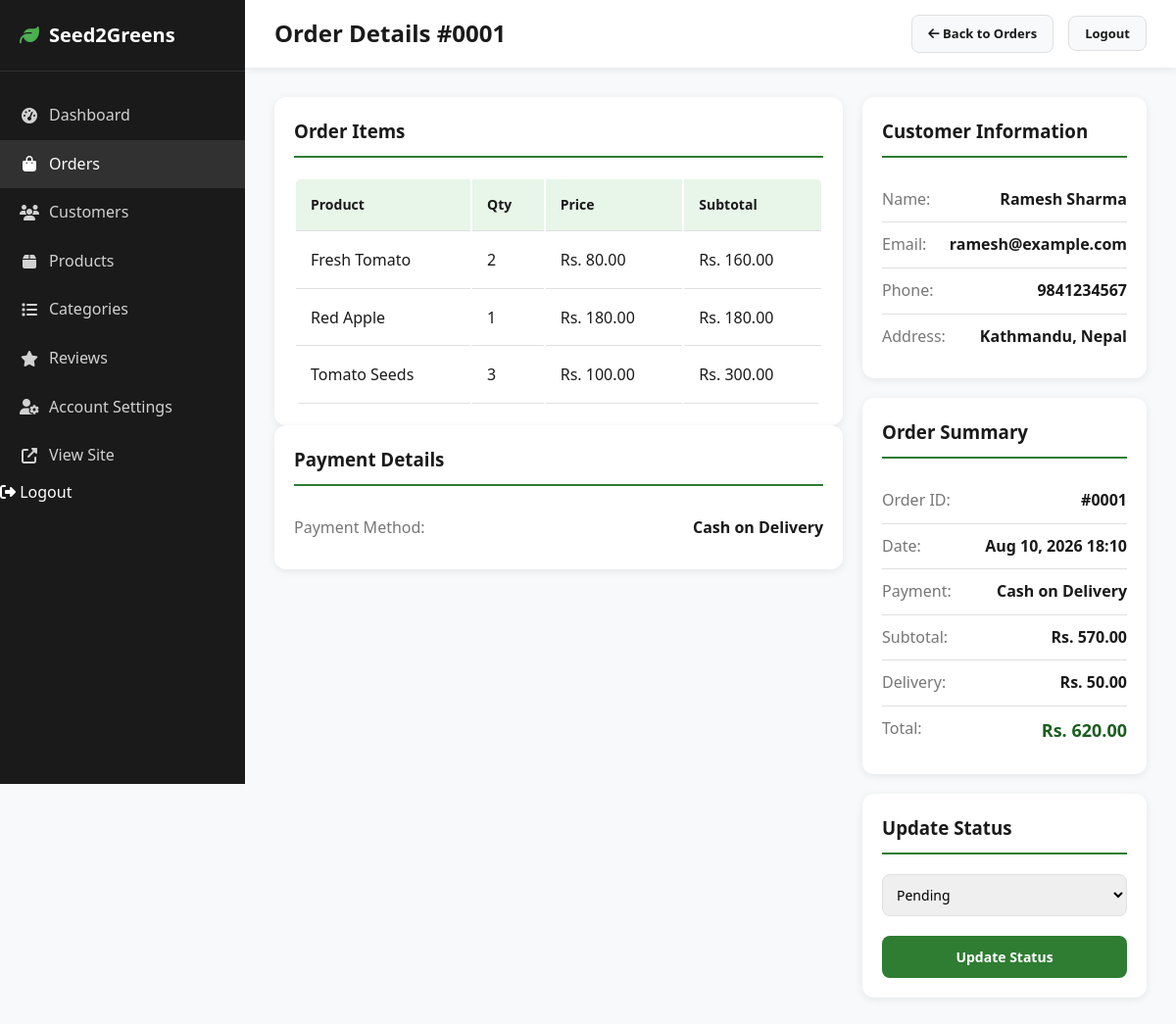
Page /admin/order-details.php?id=1 (signed in) on the committed database.
### tables this page shows
CREATE TABLE order_items (
    id INT PRIMARY KEY AUTO_INCREMENT,
    order_id INT NOT NULL,
    product_id INT NOT NULL,
    quantity INT NOT NULL,
    price DECIMAL(10,2) NOT NULL,
    created_at TIMESTAMP DEFAULT CURRENT_TIMESTAMP,
    FOREIGN KEY (order_id) REFERENCES orders(id) ON DELETE CASCADE ON UPDATE CASCADE,
    FOREIGN KEY (product_id) REFERENCES products(id) ON DELETE RESTRICT ON UPDATE CASCADE,
    INDEX idx_order (order_id),
    INDEX idx_product (product_id)
);

CREATE TABLE products (
    id INT PRIMARY KEY AUTO_INCREMENT,
    category_id INT NOT NULL,
    name VARCHAR(150) NOT NULL,
    description TEXT,
    price DECIMAL(10,2) NOT NULL,
    stock_quantity INT NOT NULL DEFAULT 0,
    unit VARCHAR(50) DEFAULT 'piece',
    image VARCHAR(255),
    status ENUM('active', 'inactive') DEFAULT 'active',
    created_at TIMESTAMP DEFAULT CURRENT_TIMESTAMP,
    updated_at TIMESTAMP DEFAULT CURRENT_TIMESTAMP ON UPDATE CURRENT_TIMESTAMP,
    FOREIGN KEY (category_id) REFERENCES categories(id) ON DELETE RESTRICT ON UPDATE CASCADE,
    INDEX idx_category (category_id),
    INDEX idx_status (status)
);

CREATE TABLE orders (
    id INT PRIMARY KEY AUTO_INCREMENT,
    user_id INT NOT NULL,
    order_date TIMESTAMP DEFAULT CURRENT_TIMESTAMP,
    total_amount DECIMAL(10,2) NOT NULL,
    delivery_fee DECIMAL(10,2) DEFAULT 0.00,
    status ENUM('Pending', 'Confirmed', 'Processing', 'Shipped', 'Delivered', 'Cancelled') DEFAULT 'Pending',
    payment_method VARCHAR(50) DEFAULT 'Cash on Delivery',
    customer_name VARCHAR(100) NOT NULL,
    customer_email VARCHAR(100) NOT NULL,
    customer_phone VARCHAR(20) NOT NULL,
    customer_address TEXT NOT NULL,
    receipt_data MEDIUMTEXT DEFAULT NULL,
    receipt_mime VARCHAR(100) DEFAULT NULL,
    receipt_type ENUM('image', 'pdf') DEFAULT NULL,
    created_at TIMESTAMP DEFAULT CURRENT_TIMESTAMP,
    updated_at TIMESTAMP DEFAULT CURRENT_TIMESTAMP ON UPDATE CURRENT_TIMESTAMP,
    FOREIGN KEY (user_id) REFERENCES users(id) ON DELETE RESTRICT ON UPDATE CASCADE,
    INDEX idx_user (user_id),
    INDEX idx_status (status),
    INDEX idx_date (order_date)
);

### includes/functions.php (called while the page is built, shortened)
<?php
$db = Database::getInstance()->getConnection();
function sanitize($data) {
    return htmlspecialchars(trim($data), ENT_QUOTES, 'UTF-8');
}
function getOrderById($id) {
    global $db;
    $stmt = $db->prepare("
        SELECT id, user_id, order_date, total_amount, delivery_fee, status,
               payment_method, customer_name, customer_email, customer_phone,
               customer_address, receipt_mime, receipt_type, created_at, updated_at
        FROM orders WHERE id = ?
    ");
    $stmt->execute([$id]);
    return $stmt->fetch();
}
function getOrderItems($order_id) {
    global $db;
    $stmt = $db->prepare("
        SELECT oi.*, p.name as product_name, p.image as product_image
        FROM order_items oi
        JOIN products p ON oi.product_id = p.id
        WHERE oi.order_id = ?
    ");
    $stmt->execute([$order_id]);
    return $stmt->fetchAll();
}
function getAllStatuses() {
    return ['Pending', 'Confirmed', 'Processing', 'Shipped', 'Delivered', 'Cancelled'];
}
function formatAdminCurrency($amount) {
    return 'Rs. ' . number_format($amount, 2);
}

### admin/order-details.php (the view, shortened to what this page needs)
<?php
require_once __DIR__ . '/../includes/functions.php';
$order_id = (int)$_GET['id'];
$order = getOrderById($order_id);
$order_items = getOrderItems($order_id);
$all_statuses = getAllStatuses();
?>
<!DOCTYPE html>
<html lang="en">
<head>
    <link rel="stylesheet" href="../assets/css/style.css">
    <link rel="stylesheet" href="https://cdnjs.cloudflare.com/ajax/libs/font-awesome/6.4.0/css/all.min.css">
</head>
<body>
    <div class="admin-layout">
        <aside class="admin-sidebar" id="adminSidebar">
            <div class="admin-sidebar-header">
                <h2><i class="fas fa-leaf"></i> Seed2Greens</h2>
            </div>
            <ul class="admin-nav">
                <li><a href="dashboard.php"><i class="fas fa-tachometer-alt"></i> Dashboard</a></li>
                <li><a href="orders.php" class="active"><i class="fas fa-shopping-bag"></i> Orders</a></li>
                <li><a href="customers.php"><i class="fas fa-users"></i> Customers</a></li>
                <li><a href="products.php"><i class="fas fa-box"></i> Products</a></li>
                <li><a href="categories.php"><i class="fas fa-list"></i> Categories</a></li>
                <li><a href="reviews.php"><i class="fas fa-star"></i> Reviews</a></li>
                <li><a href="settings.php"><i class="fas fa-user-cog"></i> Account Settings</a></li>
                <li><a href="../index.php" target="_blank"><i class="fas fa-external-link-alt"></i> View Site</a></li>
                <li><form method="POST" action="logout.php" style="display: inline;"><input type="hidden" name="csrf_token" value="<?php echo generateCsrfToken(); ?>"><button type="submit" name="logout" style="background: none; border: none; color: inherit; cursor: pointer; font-size: inherit; padding: 0; width: 100%; text-align: left;"><i class="fas fa-sign-out-alt"></i> Logout</button></form></li>
            </ul>
        </aside>
        <div class="admin-main">
            <header class="admin-header">
                <div style="display: flex; align-items: center; gap: 15px;">
                    <h2>Order Details #<?php echo str_pad($order_id, 4, '0', STR_PAD_LEFT); ?></h2>
                </div>
                <div style="display: flex; align-items: center; gap: 15px;">
                    <a href="orders.php" class="btn btn-secondary btn-sm"><i class="fas fa-arrow-left"></i> Back to Orders</a>
                    <form method="POST" action="logout.php" style="display: inline;"><button type="submit" name="logout" class="btn btn-secondary btn-sm">Logout</button></form>
                </div>
            </header>
            <main class="admin-content">
                <div style="display: grid; grid-template-columns: 2fr 1fr; gap: 20px;">
                    <div>
                        <div class="admin-card">
                            <h3 style="margin-bottom: 20px; padding-bottom: 10px; border-bottom: 2px solid var(--primary);">Order Items</h3>
                            <table class="data-table" style="box-shadow: none;">
                                <thead>
                                    <tr>
                                        <th>Product</th>
                                        <th>Qty</th>
                                        <th>Price</th>
                                        <th>Subtotal</th>
                                    </tr>
                                </thead>
                                <tbody>
                                    <?php foreach ($order_items as $item): ?>
                                        <tr>
                                            <td><?php echo sanitize($item['product_name']); ?></td>
                                            <td><?php echo $item['quantity']; ?></td>
                                            <td><?php echo formatAdminCurrency($item['price']); ?></td>
                                            <td><?php echo formatAdminCurrency($item['quantity'] * $item['price']); ?></td>
                                        </tr>
                                    <?php endforeach; ?>
                                </tbody>
                            </table>
                        </div>
                        <div class="admin-card">
                            <h3 style="margin-bottom: 20px; padding-bottom: 10px; border-bottom: 2px solid var(--primary);">Payment Details</h3>
                            <div class="admin-info-row"><span class="label">Payment Method:</span><span class="value"><?php echo sanitize($order['payment_method']); ?></span></div>
                        </div>
                    </div>
                    <div>
                        <div class="admin-card" style="margin-bottom: 20px;">
                            <h3 style="margin-bottom: 20px; padding-bottom: 10px; border-bottom: 2px solid var(--primary);">Customer Information</h3>
                            <div class="admin-info-row"><span class="label">Name:</span><span class="value"><?php echo sanitize($order['customer_name']); ?></span></div>
                            <div class="admin-info-row"><span class="label">Email:</span><span class="value"><?php echo sanitize($order['customer_email']); ?></span></div>
                            <div class="admin-info-row"><span class="label">Phone:</span><span class="value"><?php echo sanitize($order['customer_phone']); ?></span></div>
                            <div class="admin-info-row"><span class="label">Address:</span><span class="value"><?php echo sanitize($order['customer_address']); ?></span></div>
                        </div>
                        <div class="admin-card" style="margin-bottom: 20px;">
                            <h3 style="margin-bottom: 20px; padding-bottom: 10px; border-bottom: 2px solid var(--primary);">Order Summary</h3>
                            <div class="admin-info-row"><span class="label">Order ID:</span><span class="value">#<?php echo str_pad($order['id'], 4, '0', STR_PAD_LEFT); ?></span></div>
                            <div class="admin-info-row"><span class="label">Date:</span><span class="value"><?php echo date('M d, Y H:i', strtotime($order['order_date'])); ?></span></div>
                            <div class="admin-info-row"><span class="label">Payment:</span><span class="value"><?php echo sanitize($order['payment_method']); ?></span></div>
                            <div class="admin-info-row"><span class="label">Subtotal:</span><span class="value"><?php echo formatAdminCurrency($order['total_amount'] - $order['delivery_fee']); ?></span></div>
                            <div class="admin-info-row"><span class="label">Delivery:</span><span class="value"><?php echo formatAdminCurrency($order['delivery_fee']); ?></span></div>
                            <div class="admin-info-row total"><span class="label">Total:</span><span class="value"><?php echo formatAdminCurrency($order['total_amount']); ?></span></div>
                        </div>
                        <div class="admin-card">
                            <h3 style="margin-bottom: 20px; padding-bottom: 10px; border-bottom: 2px solid var(--primary);">Update Status</h3>
                            <form method="POST" action="">
                                <div class="admin-form-group">
                                    <select name="status" style="width: 100%; padding: 10px;" required>
                                        <?php foreach ($all_statuses as $s): ?>
                                            <option value="<?php echo $s; ?>" <?php echo ($order['status'] == $s) ? 'selected' : ''; ?>><?php echo $s; ?></option>
                                        <?php endforeach; ?>
                                    </select>
                                </div>
                                <button type="submit" name="update_status" class="btn btn-primary" style="width: 100%;">Update Status</button>
                            </form>
                        </div>
                    </div>
                </div>
            </main>
        </div>
    </div>
</body>
</html>

### assets/css/style.css (style rules this page uses)
* { margin: 0; padding: 0; box-sizing: border-box; }
body { font-family: 'Segoe UI', Tahoma, Geneva, Verdana, sans-serif; color: var(--text-dark); background-color: var(--bg-light); line-height: 1.6; overflow-x: hidden; }
a { text-decoration: none; color: inherit; transition: var(--transition); }
button { cursor: pointer; border: none; font-family: inherit; }
input, select, textarea { font-family: inherit; }
.btn { display: inline-block; padding: 12px 24px; border-radius: var(--radius); font-weight: 600; font-size: 14px; text-align: center; transition: var(--transition); border: none; cursor: pointer; text-decoration: none; }
.btn-primary { background: var(--primary); color: white; }
.btn-secondary { background: var(--bg-light); color: var(--text-dark); border: 1px solid var(--border); }
.btn-sm { padding: 8px 16px; font-size: 13px; }
.admin-layout { display: flex; min-height: 100vh; }
.admin-sidebar { width: 250px; background: var(--text-dark); color: white; position: fixed; height: 100vh; overflow-y: auto; }
.admin-sidebar-header { padding: 20px; border-bottom: 1px solid rgba(255,255,255,0.1); }
.admin-sidebar-header h2 { font-size: 20px; display: flex; align-items: center; gap: 10px; }
.admin-sidebar-header h2 i { color: var(--primary-light); }
.admin-nav { list-style: none; padding: 20px 0; }
.admin-nav li a { display: flex; align-items: center; gap: 10px; padding: 12px 20px; color: rgba(255,255,255,0.8); transition: var(--transition); }
.admin-nav li a:hover, .admin-nav li a.active { background: rgba(255,255,255,0.1); color: white; }
.admin-nav li a i { width: 20px; text-align: center; }
.admin-main { flex: 1; margin-left: 250px; min-height: 100vh; background: var(--bg-light); }
.admin-header { background: var(--bg-white); padding: 15px 30px; box-shadow: var(--shadow); display: flex; justify-content: space-between; align-items: center; }
.admin-content { padding: 30px; }
.admin-card { background: var(--bg-white); border-radius: var(--radius-lg); box-shadow: var(--shadow); padding: 20px; }
.data-table { width: 100%; background: var(--bg-white); border-radius: var(--radius-lg); box-shadow: var(--shadow); overflow: hidden; }
.data-table th, .data-table td { padding: 15px; text-align: left; border-bottom: 1px solid var(--border); }
.data-table th { background: var(--bg-green); font-weight: 600; font-size: 14px; }
.admin-form-group { margin-bottom: 20px; }
.admin-form-group input, .admin-form-group select, .admin-form-group textarea { width: 100%; padding: 10px 15px; border: 1px solid var(--border); border-radius: var(--radius); font-size: 14px; }
.admin-info-row { display: flex; justify-content: space-between; padding: 10px 0; border-bottom: 1px solid var(--border); }
.admin-info-row:last-child { border-bottom: none; }
.admin-info-row .label { color: var(--text-light); font-weight: 500; }
.admin-info-row .value { font-weight: 600; text-align: right; }
.admin-info-row.total .value { font-size: 18px; color: var(--primary-dark); }

### rows in the picture
order_items: product.name "Fresh Tomato", quantity "2", price "Rs. 80.00", formatAdminCurrency($item['quantity'] * $item['price']) "Rs. 160.00"
order_items: product.name "Red Apple", quantity "1", price "Rs. 180.00", formatAdminCurrency($item['quantity'] * $item['price']) "Rs. 180.00"
order_items: product.name "Tomato Seeds", quantity "3", price "Rs. 100.00", formatAdminCurrency($item['quantity'] * $item['price']) "Rs. 300.00"
orders: payment_method "Cash on Delivery", customer_name "Ramesh Sharma", customer_email "ramesh@example.com", customer_phone "9841234567", customer_address "Kathmandu, Nepal", id "0001", order_date "Aug 10, 2026 18:10", formatAdminCurrency($order['total_amount'] - $order['delivery_fee']) "Rs. 570.00", delivery_fee "Rs. 50.00", total_amount "Rs. 620.00", status "Pending"

### other values in the picture
str_pad($order_id, 4, '0', STR_PAD_LEFT) "0001"
